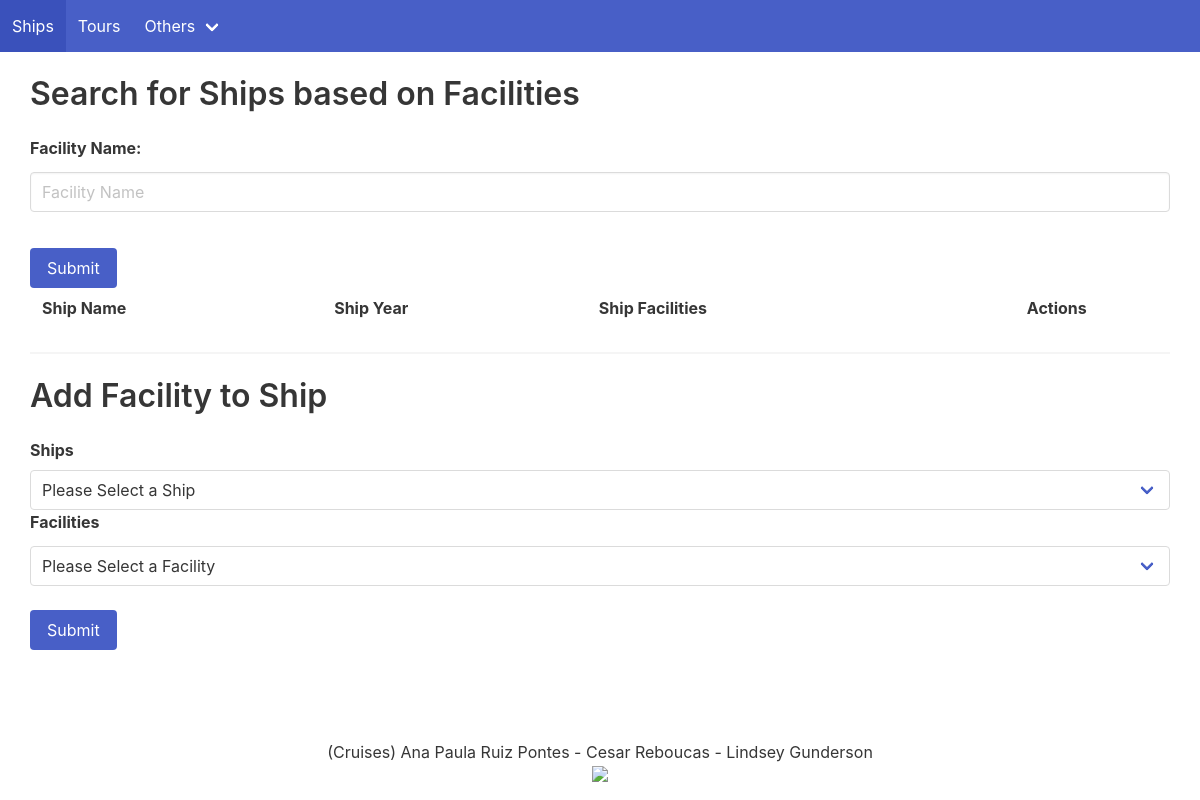
The page /facilitiesShip.php on the database as committed earlier.
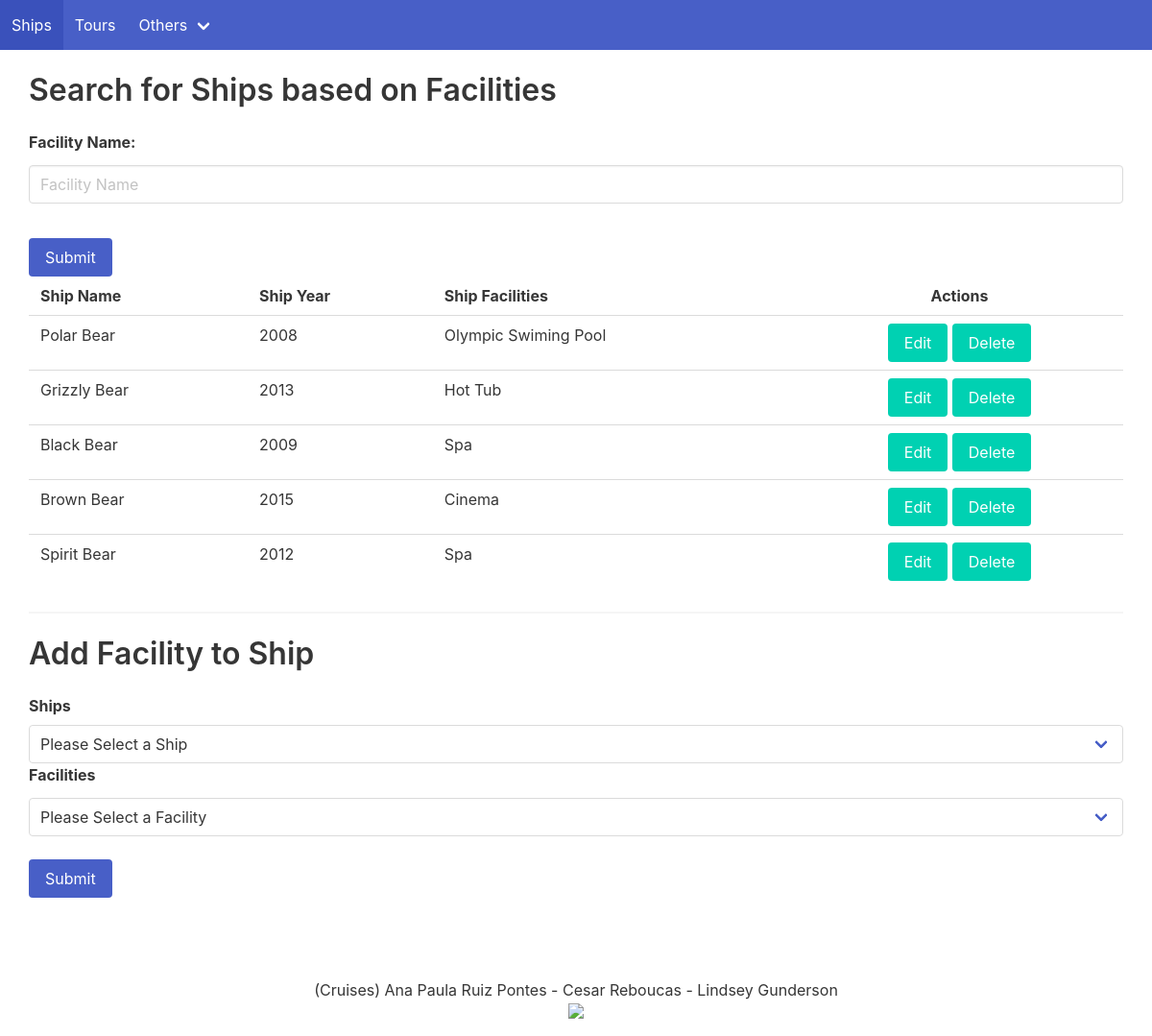
The same page on the database as committed later.
### tables this page shows
CREATE TABLE IF NOT EXISTS facilities_ship (
  id int NOT NULL AUTO_INCREMENT,
  facilities int NOT NULL,
  ship int NOT NULL,
  PRIMARY KEY (id),  
  FOREIGN KEY (facilities) REFERENCES facilities(id),
  FOREIGN KEY (ship) REFERENCES ships(id));

CREATE TABLE IF NOT EXISTS ships (
  id int NOT NULL AUTO_INCREMENT,
  name varchar(45) NOT NULL,
  yearservice int(5) NOT NULL,
  active boolean not null default 1,
  PRIMARY KEY (id));

CREATE TABLE IF NOT EXISTS facilities (
    id int NOT NULL AUTO_INCREMENT,
    name varchar(45) NOT NULL,
    active boolean not null default 1,
    PRIMARY KEY (id));

### inc/utilities/PDOAgent.class.php (called while the page is built, shortened)
<?php
class PDOAgent    {
    private $host = DB_HOST;
    private $user = DB_USER;
    private $pass = DB_PASS;
    private $dbname = DB_NAME;
    private $className;
    private $pdo;
    private $stmt;
    public function __construct(String $className)    {
        $this->className = $className;
        $dsn = 'mysql:host=' . $this->host . ';dbname=' . $this->dbname;
        $options = array(
            PDO::ATTR_PERSISTENT => true,
            PDO::ATTR_ERRMODE => PDO::ERRMODE_EXCEPTION
            );
        try {
            $this->pdo = new PDO($dsn, $this->user, $this->pass, $options);
        } catch (PDOException $e) {
            PageIndex::showErrors(array('There is a problem trying to connect to the Database'),
                $e->getMessage());
            die();
        }
    }
    public function query(string $query) {
            if($this->pdo != null) {
                $this->stmt = $this->pdo->prepare($query);
            } else {
                PageIndex::showErrors(array('There is a problem trying to connect to the Database'),
                    'Error on the prepare!');
                die();
            }
    }
    public function execute($data = null)   {
        try {
            if (is_null($data)) {
                return $this->stmt->execute();
            } else {
                return $this->stmt->execute($data);
            }
        } catch(Exception $ex) {
            PageIndex::showErrors(array('There is a problem trying to connect to the Database'),
                $ex->getMessage());
            die();
        }
    }
    public function resultSet(){
        $this->execute();
        return $this->stmt->fetchAll(PDO::FETCH_CLASS, $this->className);
    }
}
?>

### inc/utilities/FacilitiesShipMapper.class.php (called while the page is built, shortened)
<?php
class FacilitiesShipMapper{
    static private $db;
    static function initialize(string $className){
        self::$db = new PDOAgent($className);
    }
    static function getShipFacilities() : Array {
        $select = "select   fs.id as id, s.id as ship, s.name as shipName, s.yearservice, f.name as facilityName, f.id as facilities
                            from ships s
                            JOIN facilities_ship fs ON fs.ship = s.id
                            JOIN facilities f ON f.id = fs.facilities
                            ";
        self::$db->query($select);
        self::$db->execute();
        return self::$db->resultSet();
    }
    static function selectShips() : Array {
        $dropboxSelect = "SELECT DISTINCT s.name as shipName, s.id as ship
                                    FROM ships s";
        self::$db->query($dropboxSelect);
        self::$db->execute();
        return self::$db->resultSet();
    }
}
?>

### inc/entities/Facilities_Ship.class.php (called while the page is built, shortened)
<?php
class Facilities_Ship{
private $id;
function getID() : int {
   return $this->id;
}
}
?>

### inc/utilities/PageFacilitiesShip.class.php (the view, shortened to what this page needs)
<?php
class PageFacilitiesShip{
    static function displayShipFacilties($shipFacilities){
        echo '<table class="table" style="width:100%;">
        <tr>
            <th>Ship Name</th>
            <th>Ship Year</th>
            <th>Ship Facilities</th>
            <th  style="text-align:center;">Actions</th>
                </tr>';
        foreach($shipFacilities as $sf) {
            echo '<tr>
                <td>'.$sf->shipName.'</td>
                <td>'.$sf->yearservice.'</td>
                <td>'.$sf->facilityName.'</td>
                <td style="text-align:center;">
                    <a href="'.$_SERVER['PHP_SELF'].'?action=edit&id='.$sf->getID().'"class="button is-primary">Edit</a>
                    <a href="'.$_SERVER['PHP_SELF'].'?action=delete&id='.$sf->getID().'"class="button is-primary">Delete</a>
                    </td>
            </tr>';
        }
        echo '</table>';
            }
    static function searchForm(){   ?>
        <BR>
        <h1 class="title is-3" >Search for Ships based on Facilities</h1>
                <form METHOD="POST" action="<?php echo $_SERVER['PHP_SELF']; ?>" >
                    <div class="field">
                         <label class="label">Facility Name:</label>
                    </div>
                    <div class="field is-fullwidth">
                       <input class="input" type="text" name="searchValue" placeholder="Facility Name">
                    </div>
                    <div class="field is-grouped">
                        <div class="control">
                            <BR>
                            <button class="button is-link" name="searchButton">Submit</button>
                        </div>
                    </div>
                </form>
          <?php
    }
    static function addForm($s, $f){ ?>
        <HR>
        <h1 class="title is-3" >Add Facility to Ship</h1>
        <form METHOD="POST" action="<?php echo $_SERVER['PHP_SELF']; ?>" >
            <div class="field">
             <label class="label">Ships</label>
               <div class="select is-fullwidth">
                   <select name="shipOptions">
                       <option value="0">Please Select a Ship</option>
                   </select>
               </div>
                <label class="label">Facilities</label>
                 </div>
                <div class="select is-fullwidth">
                    <select name="facilityOptions">
                        <option value="0">Please Select a Facility</option>
                    </select>
                </div>
            <div class="field is-grouped">
                <div class="control">
                    <BR>
                    <button class="button is-link">Submit</button>
                </div>
            </div>
        </form>
            <BR>
 <?php   }
    static function editForm($s, $f, $updateOptions){ ?>
<?php   }
}
?>

### inc/utilities/PageIndex.class.php (shortened to what this page needs)
<?php
class PageIndex {
  static function header() {
  ?>
      <!DOCTYPE html>
      <html lang="en">
        <head>
          <link rel="stylesheet" href="https://cdnjs.cloudflare.com/ajax/libs/bulma/0.7.4/css/bulma.min.css">
          <link rel="stylesheet" href="css/bulma-calendar.min.css">
        </head>
          <body>
            <nav class="navbar is-link" role="navigation" aria-label="main navigation">
                <div id="navbarBasic" class="navbar-menu">
                  <div class="navbar-start">
                    <a class="navbar-item" href="ships.php">Ships</a>
                    <a class="navbar-item" href="index.php">Tours</a>
                    <div class="navbar-item has-dropdown is-hoverable">
                      <a class="navbar-link">Others</a>
                    </div>
                  </div>
                </div>
              </nav>
              <div id="container" style="margin:auto;width:95%;position:relative;">
    <?php
    }
  ?>
  <?php
  static function footer() {
    ?>
        </div>
        <footer>
          <strong><h4>(Cruises) Ana Paula Ruiz Pontes - Cesar Reboucas - Lindsey Gunderson</h4></strong>
          <img src="img/wave.png">
        </footer >
      </body>
    </html>
  <?php
  }
}
?>

### facilitiesShip.php (shortened to what this page needs)
<?php
require_once('inc/entities/Facilities_Ship.class.php');
require_once('inc/utilities/PDOAgent.class.php');
require_once('inc/utilities/FacilitiesShipMapper.class.php');
require_once('inc/utilities/PageIndex.class.php');
require_once('inc/utilities/PageFacilitiesShip.class.php');
PageIndex::header();
$facilities = FacilitiesShipMapper::getShipFacilities();
$allFacilities = FacilitiesMapper::getFacilities();
$allShips = FacilitiesShipMapper::selectShips();
PageFacilitiesShip::searchForm();
PageFacilitiesShip::displayShipFacilties($facilities);
if(!empty($_GET) && $_GET['action'] == "edit"){
        PageFacilitiesShip::editForm($allShips, $allFacilities, $updateFS);
}else{
        PageFacilitiesShip::addForm($allShips, $allFacilities);
}
PageIndex::footer();
?>

### inc/utilities/PageIndex.class.php (style rules this page uses)
footer { position: absolute; left: 0; bottom: 0; height: 60px; width: 100%; overflow:hidden; text-align:center; }
html { position: relative; min-height: 100%; }
body { margin: 0px 0px 60px 0px; padding: 0px 0px 60px 0px; }

Rows that differ between the two databases and show on the page:
added facilities_ship: ship.name "Polar Bear", ship.yearservice "2008", facilities.name "Olympic Swiming Pool"
added facilities_ship: ship.name "Grizzly Bear", ship.yearservice "2013", facilities.name "Hot Tub"
added facilities_ship: ship.name "Black Bear", ship.yearservice "2009", facilities.name "Spa"
added facilities_ship: ship.name "Brown Bear", ship.yearservice "2015", facilities.name "Cinema"
added facilities_ship: ship.name "Spirit Bear", ship.yearservice "2012", facilities.name "Spa"
